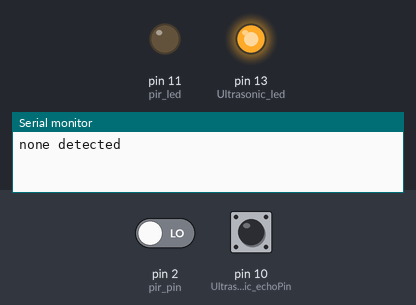
Simulated run of this sketch. Board: Arduino Uno, built with avr-gcc and run on an emulated ATmega328P. Parts: output pins drawn as LEDs (lit = HIGH), the last lines printed to the serial monitor. The inputs (shaded band) are chosen by the test bench; at power-on: pin 2 (pir_pin) LOW, pin 10 (Ultrasonic_echoPin) LOW. Pins used as bus, display or sensor lines are not drawn.

Above: at 1.2 s.
1.3 s: pin 2 (pir_pin) driven HIGH
At 3.2 s:
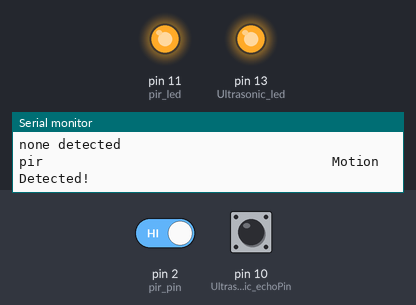
3.7 s: pin 2 (pir_pin) driven LOW
At 5.4 s:
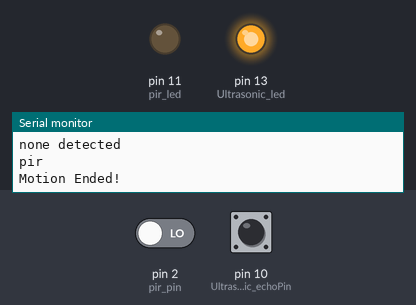
5.9 s: pin 10 (Ultrasonic_echoPin) pulsed HIGH 2 times (0.12 s each, 0.3 s apart)
At 6.5 s:
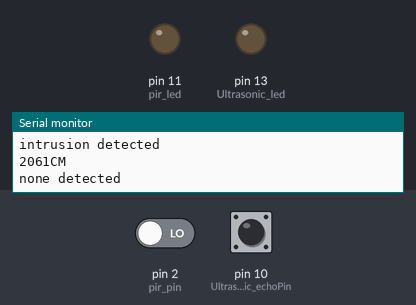
Timing chart, 0 to 9.0 s (numbered marks = the images above; inputs shaded):
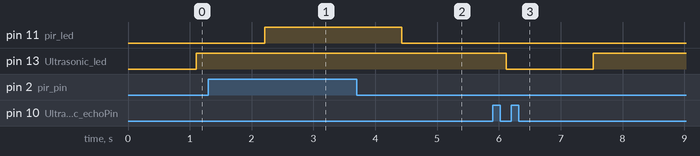

The sketch:

pircode.ino
```cpp
int Ultrasonic_trigPin = 9;
int Ultrasonic_echoPin = 10;
int Ultrasonic_led = 13;
int Ultrasonic_l = 0;

int pir_led = 11;
int pir_pin = 2;

int pir_value = 0;
int pir_State = LOW;

void setup() {
  Serial.begin(9600);
  pinMode(Ultrasonic_led, OUTPUT);
  pinMode(Ultrasonic_trigPin, OUTPUT);
  pinMode(Ultrasonic_echoPin, INPUT);
  pinMode(pir_led, OUTPUT);
  pinMode(pir_pin, INPUT);
  // put your setup code here, to run once:

}

void loop() {
  pir_value = digitalRead(pir_pin);

  if (pir_value == HIGH) {
    digitalWrite(pir_led, HIGH);

    if (pir_State == LOW) {
      Serial.println("pir                                     Motion Detected!");
      pir_State = HIGH;
    }
  } else {
    digitalWrite(pir_led, LOW);

    if (pir_State == HIGH) {
      Serial.println("pir                                       Motion Ended!");
      pir_State = LOW;
    }

  }


  long duration, distance;
  digitalWrite(Ultrasonic_trigPin, HIGH);
  delayMicroseconds(10000000);
  digitalWrite(Ultrasonic_trigPin, LOW);
  duration = pulseIn(Ultrasonic_echoPin, HIGH);
  distance = (duration / 2) / 29.1;
  if (Ultrasonic_l == distance) {

    Serial.println("none detected");


  }
  else {
    Serial.println("intrusion detected");

    Serial.print(distance);
    Serial.println("CM");
  }
  delay(100);
  Ultrasonic_l = distance;

  if ((distance <= 20))
  {
    digitalWrite(Ultrasonic_led, HIGH);
  }
  else if (distance > 20)
  {
    digitalWrite(Ultrasonic_led, LOW);
  }
}
```

Measured:
- after the input at 1.3 s, pin 11 (pir_led): LOW → HIGH after 0.91 s
- after the input at 3.7 s, pin 11 (pir_led): HIGH → LOW after 0.72 s
- after the input at 5.9 s, pin 13 (Ultrasonic_led): HIGH → LOW after 0.22 s, → HIGH 1.4 s later
